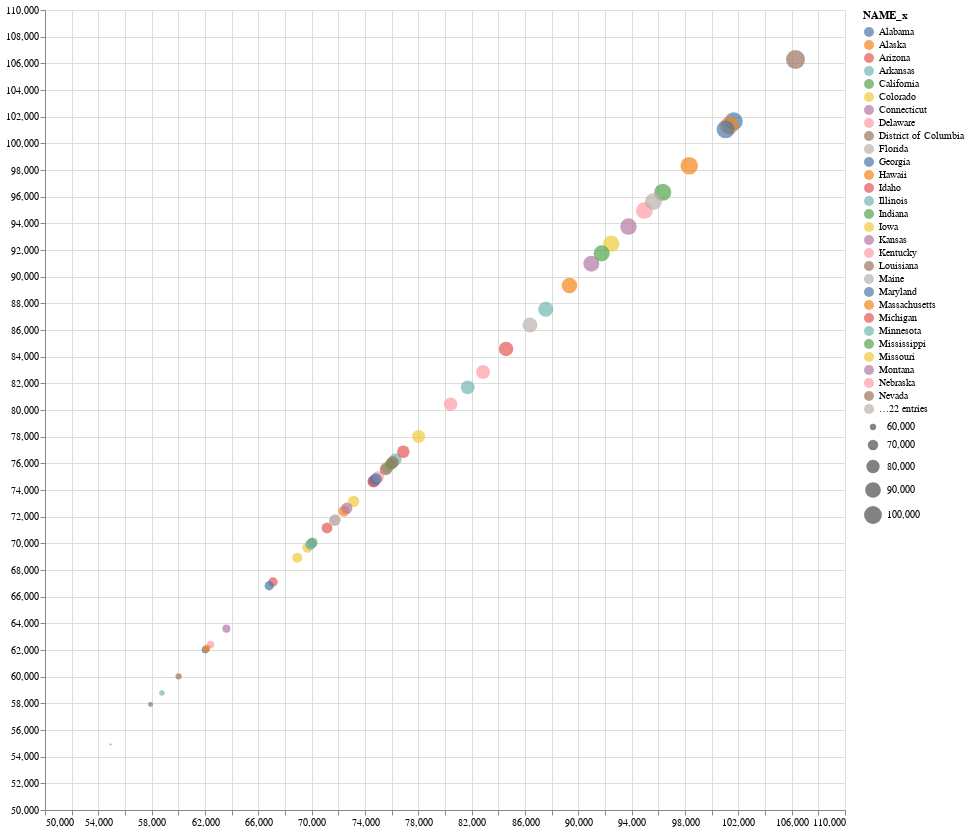

The cell this chart's notebook holds for it:
### Markdown cell above
We can improve the visualisation by creating an interactive bubble plot inspired by Gapminder: https://www.gapminder.org/tools/#$chart-type=bubbles&url=v2. This allows us to select the variables we are interested in and see their distribution

### Code cell
# Define dropdown bindings for both x and y axes
dropdown_x = alt.binding_select(
    options=['MedHHInc','TotalPop', 'TotalPop16', 'LabForTotal', 'Unemployed','PctBach', 'PovertyRate', 'UnemploymentRate', 'LabForParticipationRate', 'netexport', 'REALGDP', 'life_expectancy', 'Labor_Productivity_2023'],
    name='X-axis column '
)
dropdown_y = alt.binding_select(
    options=['MedHHInc','TotalPop', 'TotalPop16', 'LabForTotal', 'Unemployed','PctBach', 'PovertyRate', 'UnemploymentRate', 'LabForParticipationRate', 'netexport', 'REALGDP', 'life_expectancy', 'Labor_Productivity_2023'],
    name='Y-axis column '
)
dropdown_size = alt.binding_select(
    options=['MedHHInc','TotalPop', 'TotalPop16', 'LabForTotal', 'Unemployed','PctBach', 'PovertyRate', 'UnemploymentRate', 'LabForParticipationRate', 'netexport', 'REALGDP', 'life_expectancy', 'Labor_Productivity_2023'],
    name='Bubble Size '
)

# Create parameters for x and y axes
xcol_param = alt.param(
    value='MedHHInc',
    bind=dropdown_x
)
ycol_param = alt.param(
    value='MedHHInc',
    bind=dropdown_y
)
size_param = alt.param(
    value='MedHHInc',
    bind=dropdown_size
)

chart2 = alt.Chart(us_rescaled_final).mark_circle().encode(
    x=alt.X('x:Q', scale=alt.Scale(zero=False, domain='unaggregated')).title(''),
    y=alt.Y('y:Q', scale=alt.Scale(zero=False, domain='unaggregated')).title(''),
    size=alt.Size('size:Q', scale=alt.Scale(zero=False, domain='unaggregated')).title(''),
    color='NAME_x:N',
    tooltip=['NAME_x'] + variables  # Concatenate NAME_x with the existing variables list
).transform_calculate(
    x=f'datum[{xcol_param.name}]',
    y=f'datum[{ycol_param.name}]',
    size=f'datum[{size_param.name}]'
).add_params(
    xcol_param,
    ycol_param,
    size_param,
).properties(width=800, height=800)

chart2
